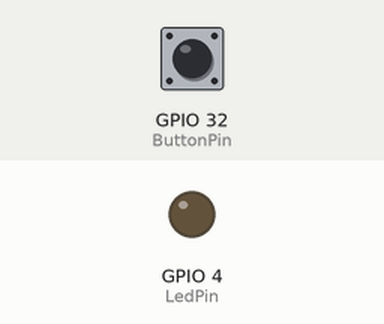
Simulated run of this program. Board: ESP32. On the bench: output pins drawn as LEDs (lit = HIGH). Inputs (shaded band) come from the test bench; at power-on: GPIO 32 (ButtonPin) LOW. What the program prints to the serial monitor is not drawn.

Above: at 2.2 s.
2.3 s: GPIO 32 (ButtonPin) pulled HIGH for 0.15 s
At 2.37 s:
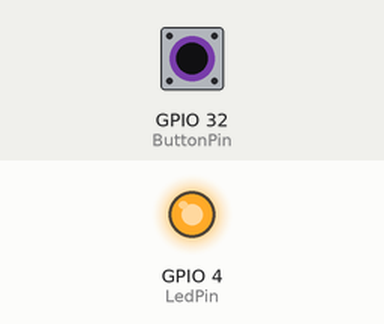
3.9 s: GPIO 32 (ButtonPin) pulled HIGH for 3.2 s
At 8.4 s:
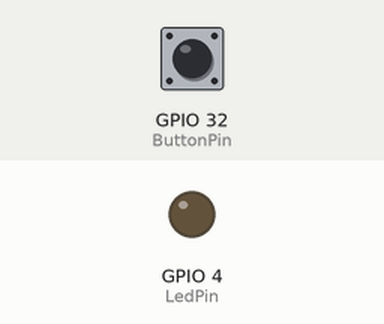
Timing chart, 0 to 9.9 s (numbered marks = the images above; inputs shaded):
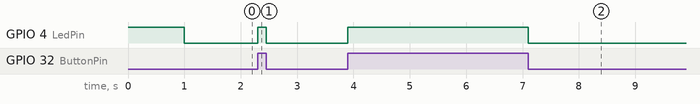

Measured:
- after the input at 2.3 s, GPIO 4 (LedPin): LOW → HIGH at once, → LOW 0.15 s later
- after the input at 3.9 s, GPIO 4 (LedPin): LOW → HIGH at once, → LOW 3.2 s later

The program:

main.cpp
```cpp
#include <Arduino.h>

const int BuildinledPin = 2; // GPIO2 is often connected to the onboard LED on ESP32 boards
const int ButtonPin = 32;    // GPIO0 is often used for a button on ESP32 boards
const int LedPin = 4; // GPIO33 for an external LED

void setup() {
  Serial.begin(115200);
  // put your setup code here, to run once:
  pinMode(LedPin, OUTPUT);
  digitalWrite(LedPin, HIGH); // Ensure LED is off at start
  delay(1000); // Wait for a second

  pinMode(ButtonPin, INPUT);


}

void loop() {
  // put your main code here, to run repeatedly:
  int buttonState = digitalRead(ButtonPin);
  Serial.println("buttonState: " + String(buttonState));
  if (buttonState == HIGH) {
    digitalWrite(LedPin, HIGH); // Turn the LED on
    Serial.println("LED is ON");
  } else {
    digitalWrite(LedPin, LOW); // Turn the LED off
    Serial.println("LED is OFF");
  }
}
```
